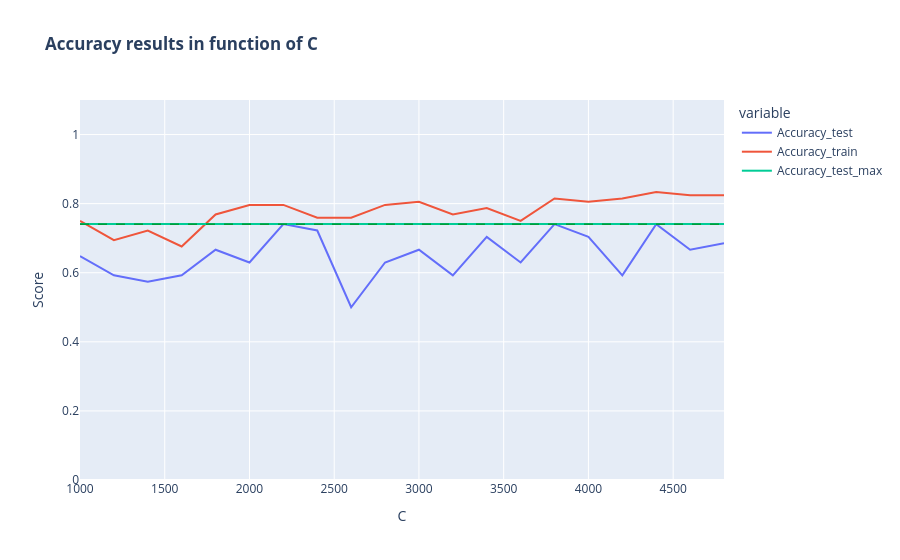
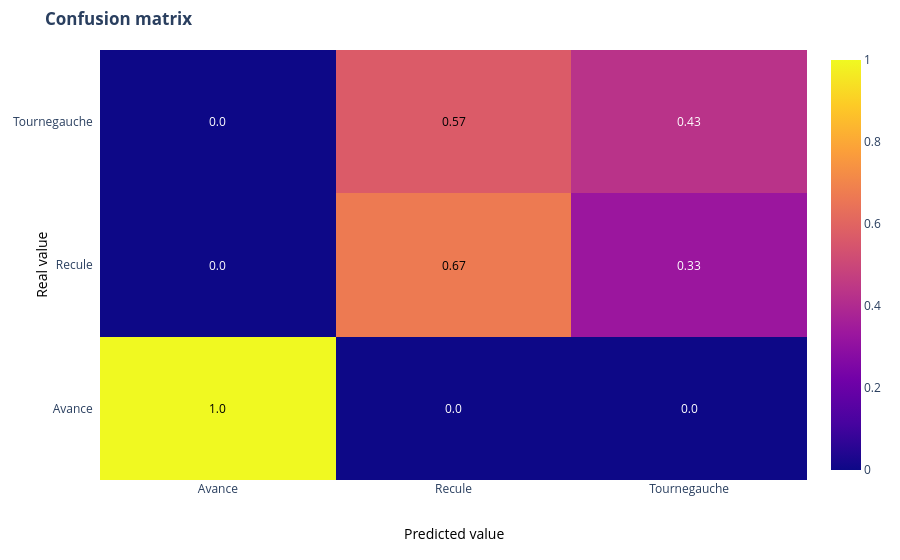

Notebook cell for these charts, in order:
### Code cell
df_stft_data = df_C_variation(X_stft, y, 1000, 5000, 200)
plot_accuracy(df_stft_data)
confusion_matrix_from_df(df_stft_data)

### Figure 1 — Plotly figure (JSON) as saved in the notebook; plotly's stock layout.template omitted (floating-point values rounded to 4 significant figures)
{"data": [{"hovertemplate": "variable=Accuracy_test<br>C=%{x}<br>value=%{y}<extra></extra>", "legendgroup": "Accuracy_test", "line": {"color": "#636efa", "dash": "solid"}, "marker": {"symbol": "circle"}, "mode": "lines", "name": "Accuracy_test", "orientation": "v", "showlegend": true, "type": "scatter", "x": [1000, 1200, 1400, 1600, 1800, 2000, 2200, 2400, 2600, 2800, 3000, 3200, 3400, 3600, 3800, 4000, 4200, 4400, 4600, 4800], "xaxis": "x", "y": [0.6481, 0.5926, 0.5741, 0.5926, 0.6667, 0.6296, 0.7407, 0.7222, 0.5, 0.6296, 0.6667, 0.5926, 0.7037, 0.6296, 0.7407, 0.7037, 0.5926, 0.7407, 0.6667, 0.6852], "yaxis": "y"}, {"hovertemplate": "variable=Accuracy_train<br>C=%{x}<br>value=%{y}<extra></extra>", "legendgroup": "Accuracy_train", "line": {"color": "#EF553B", "dash": "solid"}, "marker": {"symbol": "circle"}, "mode": "lines", "name": "Accuracy_train", "orientation": "v", "showlegend": true, "type": "scatter", "x": [1000, 1200, 1400, 1600, 1800, 2000, 2200, 2400, 2600, 2800, 3000, 3200, 3400, 3600, 3800, 4000, 4200, 4400, 4600, 4800], "xaxis": "x", "y": [0.75, 0.6944, 0.7222, 0.6759, 0.7685, 0.7963, 0.7963, 0.7593, 0.7593, 0.7963, 0.8056, 0.7685, 0.787, 0.75, 0.8148, 0.8056, 0.8148, 0.8333, 0.8241, 0.8241], "yaxis": "y"}, {"hovertemplate": "variable=Accuracy_test_max<br>C=%{x}<br>value=%{y}<extra></extra>", "legendgroup": "Accuracy_test_max", "line": {"color": "#00cc96", "dash": "solid"}, "marker": {"symbol": "circle"}, "mode": "lines", "name": "Accuracy_test_max", "orientation": "v", "showlegend": true, "type": "scatter", "x": [1000, 1200, 1400, 1600, 1800, 2000, 2200, 2400, 2600, 2800, 3000, 3200, 3400, 3600, 3800, 4000, 4200, 4400, 4600, 4800], "xaxis": "x", "y": [0.7407, 0.7407, 0.7407, 0.7407, 0.7407, 0.7407, 0.7407, 0.7407, 0.7407, 0.7407, 0.7407, 0.7407, 0.7407, 0.7407, 0.7407, 0.7407, 0.7407, 0.7407, 0.7407, 0.7407], "yaxis": "y"}], "layout": {"autosize": true, "legend": {"title": {"text": "variable"}, "tracegroupgap": 0}, "shapes": [{"line": {"color": "green", "dash": "dash", "width": 1}, "type": "line", "x0": 0, "x1": 1, "xref": "x domain", "y0": 0.7407, "y1": 0.7407, "yref": "y"}], "title": {"text": "<b>Accuracy results in function of C </b>"}, "xaxis": {"anchor": "y", "autorange": true, "domain": [0, 1], "range": [1000, 4800], "title": {"text": "C"}, "type": "linear"}, "yaxis": {"anchor": "x", "domain": [0, 1], "range": [0, 1.1], "title": {"text": "Score"}, "type": "linear"}}}

### Figure 2 — Plotly figure (JSON) as saved in the notebook; plotly's stock layout.template omitted (floating-point values rounded to 4 significant figures)
{"data": [{"colorscale": [[0, "#0d0887"], [0.1111, "#46039f"], [0.2222, "#7201a8"], [0.3333, "#9c179e"], [0.4444, "#bd3786"], [0.5556, "#d8576b"], [0.6667, "#ed7953"], [0.7778, "#fb9f3a"], [0.8889, "#fdca26"], [1, "#f0f921"]], "reversescale": false, "showscale": true, "type": "heatmap", "x": ["Avance", "Recule", "Tournegauche"], "y": ["Avance", "Recule", "Tournegauche"], "z": [[1, 0, 0], [0, 0.67, 0.33], [0, 0.57, 0.43]]}], "layout": {"annotations": [{"font": {"color": "#000000"}, "showarrow": false, "text": "1.0", "x": "Avance", "xref": "x", "y": "Avance", "yref": "y"}, {"font": {"color": "#FFFFFF"}, "showarrow": false, "text": "0.0", "x": "Recule", "xref": "x", "y": "Avance", "yref": "y"}, {"font": {"color": "#FFFFFF"}, "showarrow": false, "text": "0.0", "x": "Tournegauche", "xref": "x", "y": "Avance", "yref": "y"}, {"font": {"color": "#FFFFFF"}, "showarrow": false, "text": "0.0", "x": "Avance", "xref": "x", "y": "Recule", "yref": "y"}, {"font": {"color": "#000000"}, "showarrow": false, "text": "0.67", "x": "Recule", "xref": "x", "y": "Recule", "yref": "y"}, {"font": {"color": "#FFFFFF"}, "showarrow": false, "text": "0.33", "x": "Tournegauche", "xref": "x", "y": "Recule", "yref": "y"}, {"font": {"color": "#FFFFFF"}, "showarrow": false, "text": "0.0", "x": "Avance", "xref": "x", "y": "Tournegauche", "yref": "y"}, {"font": {"color": "#000000"}, "showarrow": false, "text": "0.57", "x": "Recule", "xref": "x", "y": "Tournegauche", "yref": "y"}, {"font": {"color": "#FFFFFF"}, "showarrow": false, "text": "0.43", "x": "Tournegauche", "xref": "x", "y": "Tournegauche", "yref": "y"}, {"font": {"color": "black", "size": 14}, "showarrow": false, "text": "Predicted value", "x": 0.5, "xref": "paper", "y": -0.15, "yref": "paper"}, {"font": {"color": "black", "size": 14}, "showarrow": false, "text": "Real value", "textangle": -90, "x": -0.1, "xref": "paper", "y": 0.5, "yref": "paper"}], "autosize": true, "margin": {"l": 100, "t": 50}, "title": {"text": "<b>Confusion matrix</b>"}, "xaxis": {"autorange": true, "dtick": 1, "gridcolor": "rgb(0, 0, 0)", "range": [-0.5, 2.5], "side": "bottom", "ticks": "", "type": "category"}, "yaxis": {"autorange": true, "dtick": 1, "range": [-0.5, 2.5], "ticks": "", "ticksuffix": "  ", "type": "category"}}}
